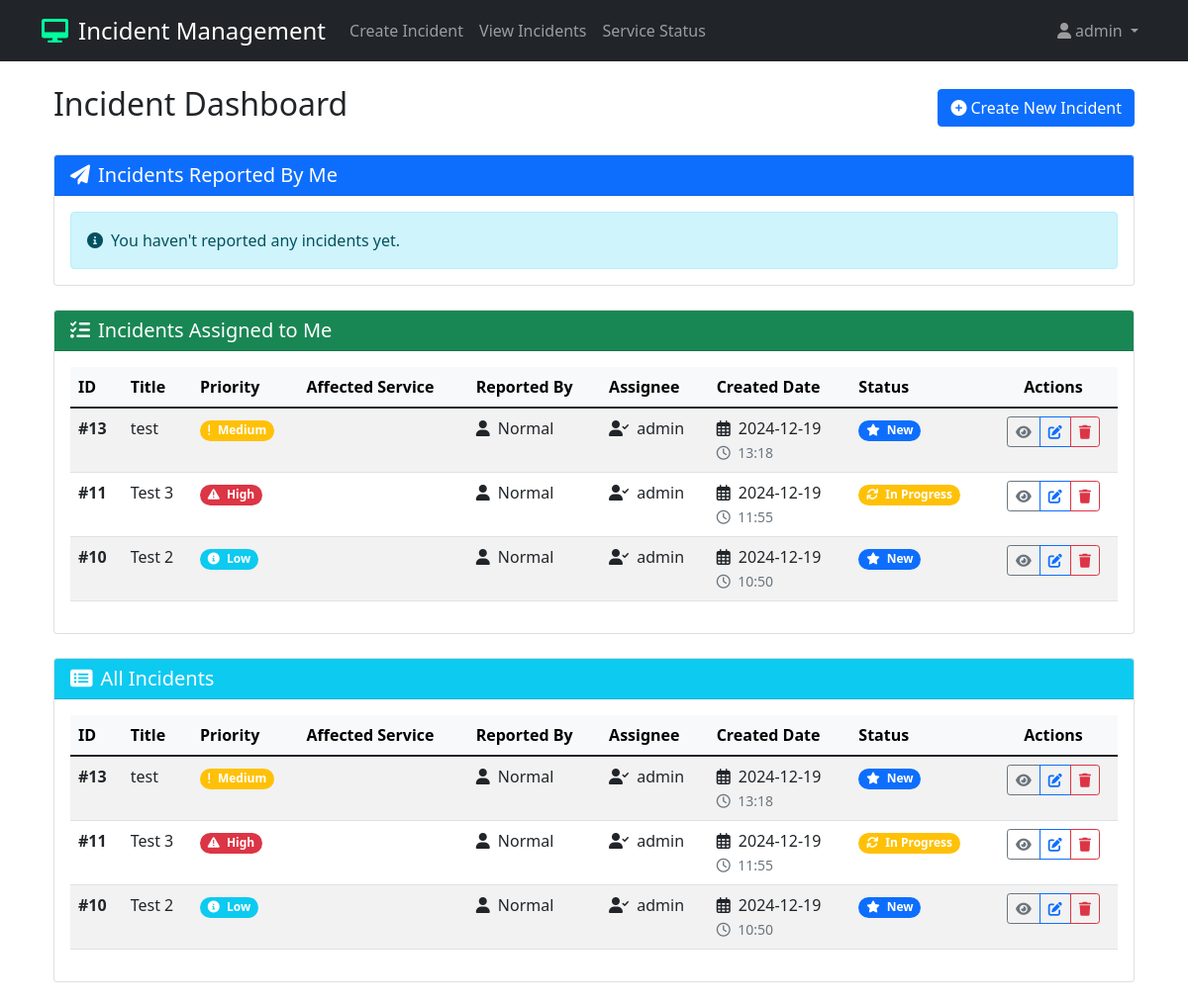
Screenshot of /incidents/ (signed in) with the database file from the repository.
### tickets/models.py (models this page shows, shortened)
class Incident(models.Model):
    title = models.TextField(null=False, blank=False)
    assignee = models.ForeignKey(UserProfile, on_delete=models.SET_NULL, null=True, blank=True, related_name='assigned_incidents')
    assignedgroup = models.ForeignKey(UserGroup, on_delete=models.SET_NULL, null=True, blank=True)
    reportedby = models.ForeignKey(UserProfile, on_delete=models.SET_NULL, null=True, blank=True, related_name='reported_incidents')
    affected_service = models.ForeignKey(
        Service,
        on_delete=models.PROTECT,
        null=True,  # Temporarily allow null for migration
        blank=True
    )
    incidentcreated = models.DateTimeField(null=False, blank=False)
    incidentstart = models.DateTimeField(null=False, blank=False)
    priority = models.TextField(null=False, blank=False)
    state = models.TextField(null=False, blank=False)
    description = models.TextField(null=False, blank=False)
    resolution = models.TextField(null=True, blank=True)
    incidentclosedtime = models.DateTimeField(null=True, blank=True)
    class Meta:
        db_table = 'incidents'

class UserProfile(models.Model):
    user = models.OneToOneField(DjangoUser, on_delete=models.CASCADE, related_name='profile')
    department = models.CharField(max_length=100, null=True, blank=True)
    phone_number = models.CharField(max_length=20, null=True, blank=True)
    location = models.CharField(max_length=100, null=True, blank=True)
    user_group = models.ForeignKey(UserGroup, on_delete=models.SET_NULL, null=True, blank=True)
    class Meta:
        db_table = 'users'

### tickets/views.py (the view)
# urls.py: path('incidents/', login_required(views.incident_list), name='incident_list'),
@login_required
def incident_list(request):
    reported_incidents = Incident.objects.filter(
        reportedby=request.user.profile
    ).select_related('reportedby__user', 'assignee__user').order_by('-incidentcreated')
    assigned_incidents = None
    if request.user.is_staff or request.user.is_superuser:
        assigned_incidents = Incident.objects.filter(
            assignee=request.user.profile
        ).select_related('reportedby__user', 'assignee__user').order_by('-incidentcreated')
    all_incidents = None
    if request.user.is_staff or request.user.is_superuser:
        all_incidents = Incident.objects.all().select_related(
            'reportedby__user', 'assignee__user'
        ).order_by('-incidentcreated')
    context = {
        'reported_incidents': reported_incidents,
        'assigned_incidents': assigned_incidents,
        'all_incidents': all_incidents,
        'user_email': request.user.email,
        'is_staff': request.user.is_staff or request.user.is_superuser,
    }
    return render(request, 'tickets/incident_list.html', context)

### tickets/auth_backend.py (called while the page is built)
    def get_user(self, user_id):
        UserModel = get_user_model()
        try:
            return UserModel.objects.get(pk=user_id)
        except UserModel.DoesNotExist:
            return None

### tickets/context_processors.py (called while the page is built)
def incident_counts(request):
    context = {
        'reported_incidents_count': 0,
        'assigned_incidents_count': 0
    }
    if request.user.is_authenticated:
        context['reported_incidents_count'] = Incident.objects.filter(
            reportedby=request.user.profile
        ).count()
        context['assigned_incidents_count'] = Incident.objects.filter(
            assignee=request.user.profile
        ).count()
    return context

### tickets/templates/tickets/incident_list.html (shortened to what this page needs)
{% extends 'tickets/base.html' %}
{% block content %}
{% if user.is_authenticated %}
    <div class="container">
        <div class="d-flex justify-content-between align-items-center mb-4">
            <h2>Incident Dashboard</h2>
            <a href="{% url 'create_incident' %}" class="btn btn-primary">
                <i class="fas fa-plus-circle me-1"></i>Create New Incident
            </a>
        </div>
        <div class="card mb-4">
            <div class="card-header {% if user.is_staff %}bg-primary{% else %}bg-success{% endif %} text-white">
                <h5 class="card-title mb-0">
                    <i class="fas fa-paper-plane me-2"></i>Incidents Reported By Me
                </h5>
            </div>
            <div class="card-body">
                {% if reported_incidents %}
                    <div class="table-responsive">
                        <table class="table table-hover table-striped">
                            <thead class="table-light">
                                <tr>
                                    <th>ID</th>
                                    <th>Title</th>
                                    <th>Priority</th>
                                    <th>Affected Service</th>
                                    <th>Reported By</th>
                                    <th>Assignee</th>
                                    <th>Created Date</th>
                                    <th>Status</th>
                                    <th class="text-center">Actions</th>
                                </tr>
                            </thead>
                            <tbody>
                                {% for incident in reported_incidents %}
                                    {% include 'tickets/incident_row.html' with incident=incident %}
                                {% endfor %}
                            </tbody>
                        </table>
                    </div>
                {% else %}
                    <div class="alert alert-info mb-0">
                        <i class="fas fa-info-circle me-2"></i>You haven't reported any incidents yet.
                    </div>
                {% endif %}
            </div>
        </div>
        {% if user.is_staff and assigned_incidents is not None %}
        <div class="card mb-4">
            <div class="card-header bg-success text-white">
                <h5 class="card-title mb-0">
                    <i class="fas fa-tasks me-2"></i>Incidents Assigned to Me
                </h5>
            </div>
            <div class="card-body">
                {% if assigned_incidents %}
                    <div class="table-responsive">
                        <table class="table table-hover table-striped">
                            <thead class="table-light">
                                <tr>
                                    <th>ID</th>
                                    <th>Title</th>
                                    <th>Priority</th>
                                    <th>Affected Service</th>
                                    <th>Reported By</th>
                                    <th>Assignee</th>
                                    <th>Created Date</th>
                                    <th>Status</th>
                                    <th class="text-center">Actions</th>
                                </tr>
                            </thead>
                            <tbody>
                                {% for incident in assigned_incidents %}
                                    {% include 'tickets/incident_row.html' with incident=incident %}
                                {% endfor %}
                            </tbody>
                        </table>
                    </div>
                {% else %}
                    <div class="alert alert-info mb-0">
                        <i class="fas fa-info-circle me-2"></i>No incidents are currently assigned to you.
                    </div>
                {% endif %}
            </div>
        </div>
        {% endif %}
        {% if user.is_staff or user.is_superuser %}
            <div class="card mb-4">
                <div class="card-header bg-info text-white">
                    <h5 class="card-title mb-0">
                        <i class="fas fa-list-alt me-2"></i>All Incidents
                    </h5>
                </div>
                <div class="card-body">
                    {% if all_incidents %}
                        <div class="table-responsive">
                            <table class="table table-hover table-striped">
                                <thead class="table-light">
                                    <tr>
                                        <th>ID</th>
                                        <th>Title</th>
                                        <th>Priority</th>
                                        <th>Affected Service</th>
                                        <th>Reported By</th>
                                        <th>Assignee</th>
                                        <th>Created Date</th>
                                        <th>Status</th>
                                        <th class="text-center">Actions</th>
                                    </tr>
                                </thead>
                                <tbody>
                                    {% for incident in all_incidents %}
                                        {% include 'tickets/incident_row.html' with incident=incident %}
                                    {% endfor %}
                                </tbody>
                            </table>
                        </div>
                    {% else %}
                        <div class="alert alert-info mb-0">
                            <i class="fas fa-info-circle me-2"></i>No incidents found in the system.
                        </div>
                    {% endif %}
                </div>
            </div>
        {% endif %}
    </div>
{% endif %}
{% endblock %}

### tickets/templates/tickets/base.html (shortened to what this page needs)
<!DOCTYPE html>
<html>
<head>
    <link href="https://cdn.jsdelivr.net/npm/bootstrap@5.1.3/dist/css/bootstrap.min.css" rel="stylesheet">
    <link rel="stylesheet" href="https://cdnjs.cloudflare.com/ajax/libs/font-awesome/6.0.0-beta3/css/all.min.css">
</head>
<body>
    <nav class="navbar navbar-expand-lg navbar-dark bg-dark">
        <div class="container">
            <a class="navbar-brand d-flex align-items-center" href="{% url 'incident_list' %}">
                <i class="fas fa-desktop"></i>
                <span>Incident Management</span>
            </a>
            {% if user.is_authenticated %}
            <ul class="navbar-nav me-auto mb-2 mb-lg-0">
                <li class="nav-item">
                    <a class="nav-link {% if request.path == '/create/' %}active{% endif %}" href="{% url 'create_incident' %}">
                        Create Incident
                    </a>
                </li>
                <li class="nav-item">
                    <a class="nav-link" href="{% url 'incident_list' %}">View Incidents</a>
                </li>
                <li class="nav-item">
                    <a class="nav-link" href="{% url 'service_status' %}">Service Status</a>
                </li>
            </ul>
            <div class="navbar-nav ms-auto">
                <div class="nav-item dropdown">
                    <a class="nav-link dropdown-toggle" href="#" id="profileDropdown" role="button" data-bs-toggle="dropdown" aria-expanded="false">
                        <i class="fas fa-user me-1"></i>{{ user.username }}
                    </a>
                </div>
            </div>
            {% endif %}
        </div>
    </nav>
    <div class="container mt-4">
        {% block content %}
        {% endblock %}
    </div>
</body>
</html>

### tickets/templates/tickets/incident_row.html
<tr>
    <td><strong>#{{ incident.id }}</strong></td>
    <td>{{ incident.title }}</td>
    <td>
        <span class="badge bg-{% if incident.priority == 'High' %}danger{% elif incident.priority == 'Medium' %}warning{% else %}info{% endif %} rounded-pill">
            {% if incident.priority == 'High' %}
                <i class="fas fa-exclamation-triangle me-1"></i>
            {% elif incident.priority == 'Medium' %}
                <i class="fas fa-exclamation me-1"></i>
            {% else %}
                <i class="fas fa-info-circle me-1"></i>
            {% endif %}
            {{ incident.priority }}
        </span>
    </td>
    <td>{{ incident.affected_service.name }}</td>
    <td>
        <i class="fas fa-user me-1"></i>
        {{ incident.reportedby.user.username|default:"N/A" }}
    </td>
    <td>
        <i class="fas fa-user-check me-1"></i>
        {{ incident.assignee.user.username|default:"N/A" }}
    </td>
    <td>
        {% if incident.incidentcreated %}
            <i class="far fa-calendar-alt me-1"></i> {{ incident.incidentcreated|date:"Y-m-d" }}<br>
            <small class="text-muted"><i class="far fa-clock me-1"></i> {{ incident.incidentcreated|date:"H:i" }}</small>
        {% else %}
            N/A
        {% endif %}
    </td>
    <td>
        <span class="badge bg-{% if incident.state == 'New' %}primary{% elif incident.state == 'In Progress' %}warning{% elif incident.state == 'Resolved' %}success{% else %}secondary{% endif %} rounded-pill">
            <i class="fas {% if incident.state == 'New' %}fa-star{% elif incident.state == 'In Progress' %}fa-sync{% elif incident.state == 'Resolved' %}fa-check{% else %}fa-archive{% endif %} me-1"></i>
            {{ incident.state }}
        </span>
    </td>
    <td class="text-center">
        <div class="btn-group">
            <a href="{% url 'incident_detail' incident.id %}" class="btn btn-sm btn-outline-secondary" title="View Details">
                <i class="fas fa-eye"></i>
            </a>
            {% if user.is_staff or user.is_superuser or incident.reportedby.user == user %}
                <a href="{% url 'incident_edit' incident.id %}" class="btn btn-sm btn-outline-primary" title="Edit Incident">
                    <i class="fas fa-edit"></i>
                </a>
                {% if user.is_staff or user.is_superuser %}
                    <a href="{% url 'incident_delete' incident.id %}" class="btn btn-sm btn-outline-danger" title="Delete Incident"
                       onclick="return confirm('Are you sure you want to delete this incident?');">
                        <i class="fas fa-trash"></i>
                    </a>
                {% endif %}
            {% endif %}
        </div>
    </td>
</tr>

### tickets/templates/tickets/base.html (style rules this page uses)
.navbar-brand { font-size: 1.5rem; font-weight: 500; transition: color 0.2s ease-in-out; }
.navbar-brand i { margin-right: 10px; color: #00ff9d; }

### rows the page displays
Incident: id "13", title "test", priority "Medium", reportedby.user.username "Normal", assignee.user.username "admin", incidentcreated "2024-12-19", incidentcreated "13:18", state "New"
Incident: id "11", title "Test 3", priority "High", reportedby.user.username "Normal", assignee.user.username "admin", incidentcreated "2024-12-19", incidentcreated "11:55", state "In Progress"
Incident: id "10", title "Test 2", priority "Low", reportedby.user.username "Normal", assignee.user.username "admin", incidentcreated "2024-12-19", incidentcreated "10:50", state "New"

### other values shown
{{ user.username }} "admin"
